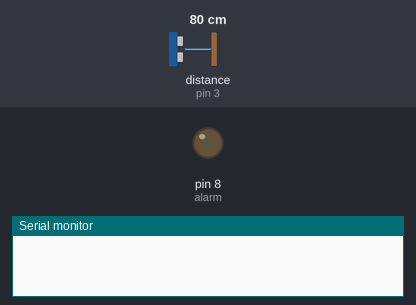
Bench run of a sketch on a simulated Arduino Uno, built with avr-gcc and run on an emulated ATmega328P. On the bench: output pins drawn as LEDs (lit = HIGH), the last lines printed to the serial monitor. Wiring (inferred from the names in the program): ultrasonic range finder: trigger pin 2; echo pin 3. The test bench sets the inputs (shaded band); at power-on: distance to the obstacle (sensor on pin 3) 80 cm. The echo pulse lasts 58.3 µs per cm; pins used as bus, display or sensor lines are not drawn.

Above: at 0.1 s.
At 1.1 s:
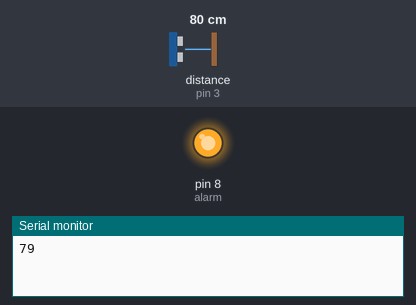
Timing chart, 0 to 2.6 s (numbered marks = the images above):
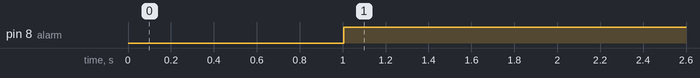

Measured:
- by itself, pin 8 (alarm): LOW → HIGH at 1.0 s

The sketch:

relay1.ino
```cpp
int tri = 2; //triger pin
int eco = 3; //echopin
int alarm = 8; //relay
int duration;        //travel time
int distance;        //distance
int hightreshold = 4;
void setup() {
  // put your setup code here, to run once:
    pinMode(tri, OUTPUT);
    pinMode(eco, INPUT);

    pinMode(alarm, OUTPUT);
    Serial.begin(9600);
}

void loop() {
  // put your main code here, to run repeatedly:
     digitalWrite(tri, HIGH);
  delayMicroseconds(2);
 digitalWrite(tri, HIGH);
delayMicroseconds(10);
digitalWrite(tri, LOW);

duration = pulseIn( eco, HIGH);
distance = duration * 0.0343 / 2;
delay(1000);
Serial.println(distance);


if(distance>=hightreshold){
  digitalWrite(alarm, HIGH);
  }

 else{
  digitalWrite(alarm, LOW);
  }

}
```
